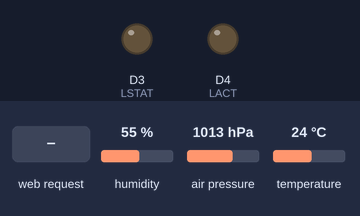
This sketch was run on a simulated ESP8266 (NodeMCU). On the bench: output pins drawn as LEDs (lit = HIGH). Wiring (inferred from the names in the program): BME280 sensor at I2C address 0x76. Dashed ring = blinking. The test bench sets the inputs (shaded band); at power-on: humidity 55 %, air pressure 1013 hPa, temperature 24 °C. WiFi joins after 1.5 s; servers stay silent unless stated; what the sketch prints to the serial monitor is not drawn.

Above: at 0.0 s.
At 4.76 s:
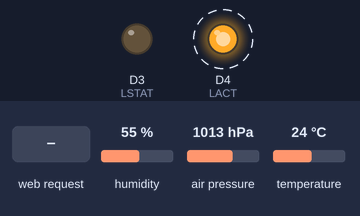
4.8 s: HTTP request GET / received
Timing chart, 0 to 13.8 s (numbered marks = the images above; inputs shaded):
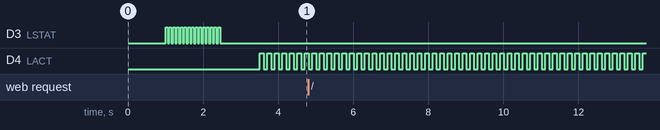

The sketch:

green_house.ino
```cpp
#include <ESP8266WiFi.h> // Wifi
#include <ESP8266WebServer.h> // HTTP web server
#include "slaves.h"
#include "slave.h"
#include "bme280.h"
#include "log.h"

#define NET_NAME "***"
#define NET_PASS "***"

#define LSTAT D3 // Status LED (Extern LED)
#define LACT D4 // Activity LED (Blue chip LED)

#define BAUD 115200
#define SERVER_PORT 80

ESP8266WebServer server(SERVER_PORT);
Bme280 *dev;

void setup() {

  delay(1000);

  Serial.begin(BAUD);
  pinMode(LSTAT, OUTPUT);
  pinMode(LACT, OUTPUT);

  Serial.println("");
  Serial.println("Connecting to wifi...");
  WiFi.begin(NET_NAME, NET_PASS);
  Serial.print("Waitning for connection");

  int timeout = 100;
  while(WiFi.status() != WL_CONNECTED){
    digitalWrite(LSTAT, HIGH);
    delay(50);
    digitalWrite(LSTAT, LOW);
    delay(50);
    Serial.print(".");
    if(!timeout--) {
      ESP.restart();
    }
  }

  Serial.println("");
  Serial.print("Connected with IP: ");
  Serial.print(WiFi.localIP());
  Serial.println("");

  server.on("/", web_main);

  server.begin();

  info("Init I2C communication...");
  int num_slaves = 0;
  dev = slaves_init(&num_slaves);
}

void loop() {
  digitalWrite(LACT, HIGH);
  delay(100);
  digitalWrite(LACT, LOW);
  delay(100);
  server.handleClient();
}

void web_main() {
  info("Client request");
  int t;
  slaves_read_weather(dev, &t, NULL, NULL);
  int buf_len = 1024;
  char buf[buf_len];
  snprintf(buf, buf_len,
    "<html>"
      "<head>"
        "<title>ESP8266 weather station - Green House</title>"
        "<style>"
          ".content {border:1px solid #000; padding:20px; width: 100%; margin: 20px;}"
         "</style>"
       "</head>"
      "<body>"
        "<div class='content'>Temperature: %d.%d&deg;C</div>"
      "</body>"
     "</html>",
     t/100, t%100);

  server.send(200, "text/html", buf);
}
```

bme280.cpp
```cpp
#include "bme280.h"

/*
 * Helper methods for the BME280 weather sensor chip
 */


/*
 * Set the i2c address of the device
 */
void Bme280::set_addr(uint8_t addr) {
  i2c_addr = addr;
}


/*
 * Set the i2c address of the device
 */
uint8_t Bme280::get_addr() {
  return i2c_addr;
}

/*
 * During power-on-reset the calibration data is copied
 * to the non volatile memory.
 *
 * Returns:
 * True - No copy is currently performed
 * False - Data is currently being copied
 */
bool Bme280::nvm_ready(uint8_t status) {
  return BME280_STATUS_NVM_READY(status);
}


/*
 * Get the config register byte
 *
 * Arguments:
 * - sleep: Sleep time in normal mode (000-111 see datasheet)
 * - filter: IIR filter time constant (000-100 see datasheet)
 * - NOT IMPLEMENTED: spi3w_en, enable 3 wire SPI
 */
uint8_t Bme280::build_config(uint8_t sleep, uint8_t filter) {
  uint8_t spi3w_en = 0;
  return sleep<<5 | filter<<2 | spi3w_en;
}


/*
 * Set the mode and oversampling for pressure and temperature
 *
 * If IIR is used both temperature and pressure is 20 bit otherwise
 * given by 16 + (osrs - 1), eg an oversampling of 3 results in 18 bit precision
 *
 * Arguments:
 * - osrs_t: Oversampling for temperature readings (000-101 see datasheet)
 * - osrs_p: Oversampling for pressure readings (000-101 see datasheet)
 * - mode: Chip mode (00 - sleep mode, 01 and 10 - forced mode, 11 - normal mode)
 */
uint8_t Bme280::build_ctrl_meas(uint8_t osrs_t, uint8_t osrs_p, uint8_t mode) {
  return osrs_t<<5 | osrs_p<<2 | mode;
}


/*
 * Set the oversampling for humidity readings to reduce noise
 *
 * Arguments:
 * - osrs_h: Oversampling for temperature readings (000-101 see datasheet)
 */
uint8_t Bme280::build_ctrl_hum(uint8_t osrs_h) {
  return osrs_h;
}


/*
 * Calculates the calibration values from raw BME280-NVM values
 *
 * Data is located in 0x88-0xA1 (26 bytes) and 0xE1 to 0xF0 (16 bytes)
 * All 42 bytes is assumed to be located continiusly from 0 to 41
 *
 * Arguments:
 * - raw_data: 42 byte array with raw data
 *
 */
void Bme280::set_calibration(uint8_t *data) {
  dig_T1 = ((uint16_t)data[1]<<8) + data[0];
  dig_T2 = (int16_t)(((uint16_t)data[3]<<8) + data[2]);
  dig_T3 = (int16_t)(((uint16_t)data[5]<<8) + data[4]);
}


/*
 * Calculates the temperature in centi degrees, ie. 5123 represents 51.23 degrees
 *
 * Arguments:
 * - adc_t: The ADC temperature value from a bme280 sensor
 *
 * Returns:
 * Temperature in centi degrees
 */
int32_t Bme280::temperature(uint32_t adc_t) {
  int32_t var1, var2;
  adc_t >>= 4; // Shift down to 20-bit resulution
  var1 = ((((adc_t>>3) - ((int32_t)dig_T1<<1))) * ((int32_t)dig_T2)) >> 11;
  var2  = (((((adc_t>>4) - ((int32_t)dig_T1)) * \
          ((adc_t>>4) - ((int32_t)dig_T1))) >> 12) * ((int32_t)dig_T3)) >> 14;
  tfine = var1 + var2; // Save for pressure compensation later on
  return (tfine * 5 + 128) >> 8;
}
```

bme280.h
```cpp
#ifndef __BME280_H
#define __BME280_H

#include <Arduino.h>

// Chip register addresses
#define BME280_REG_ID ((uint8_t)0xD0)
#define BME280_REG_DATA_START ((uint8_t)0xF7)
#define BME280_REG_CALIB_0_25_START ((uint8_t)0x88)
#define BME280_REG_CALIB_26_41_START ((uint8_t)0xE1)
#define BME280_REG_STATUS ((uint8_t)0xF3)
#define BME280_REG_RESET ((uint8_t)0xE0)
#define BME280_REG_CONFIG ((uint8_t)0xF5)
#define BME280_REG_CTRL_MEAS ((uint8_t)0xF4)
#define BME280_REG_CTRL_HUM ((uint8_t)0xF2)

// Data length
#define BME280_PRESS_LEN 3
#define BME280_TEMP_LEN 3
#define BME280_HUM_LEN 2

// Flags
#define BME280_STATUS_NVM_READY(a) (!(a & 0x01))

class Bme280{

  public:
   /*
     * Set the i2c address of the device
     */
    void set_addr(uint8_t addr);


    /*
     * Set the i2c address of the device
     */
    uint8_t get_addr();

    /*
     * During power-on-reset the calibration data is copied
     * to the non volatile memory.
     *
     * Returns:
     * True - No copy is currently performed
     * False - Data is currently being copied
     */
    bool nvm_ready(uint8_t status);

    /*
     * Get the config register byte
     *
     * Arguments:
     * - sleep: Sleep time in normal mode (000-111 see datasheet)
     * - filter: IIR filter time constant (000-100 see datasheet)
     * - NOT IMPLEMENTED: spi3w_en, enable 3 wire SPI
     */
    uint8_t build_config(uint8_t sleep, uint8_t filter);


    /*
     * Set the mode and oversampling for pressure and temperature
     *
     * If IIR is used both temperature and pressure is 20 bit otherwise
     * given by 16 + (osrs - 1), eg an oversampling of 3 results in 18 bit precision
     *
     * Arguments:
     * - osrs_t: Oversampling for temperature readings (000-101 see datasheet)
     * - osrs_p: Oversampling for pressure readings (000-101 see datasheet)
     * - mode: Chip mode (00 - sleep mode, 01 and 10 - forced mode, 11 - normal mode)
     */
    uint8_t build_ctrl_meas(uint8_t osrs_t, uint8_t osrs_p, uint8_t mode);


    /*
     * Set the oversampling for humidity readings to reduce noise
     *
     * Arguments:
     * - osrs_h: Oversampling for temperature readings (000-101 see datasheet)
     */
    uint8_t build_ctrl_hum(uint8_t osrs_h);


    /*
     * Calculates the calibration values from raw BME280-NVM values
     *
     * Arguments:
     * - raw_data: 15 byte array with raw data
     *
     */
     void set_calibration(uint8_t *data);


    /*
     * Calculates the temperature in centdegrees, ie. 5123 represents 51.23 degrees
     *
     * Arguments:
     * - dev: The bme280 struct containing the calibration parameters
     * - adc_t: The ADC temperature value from a bme280 sensor
     *
     * Returns:
     * Temperature in centi degrees
     */
    int32_t temperature(uint32_t adc_t);

  private:
    uint8_t i2c_addr;

    uint8_t calib_raw[15];
    int32_t tfine;
    uint16_t dig_T1;
    int16_t dig_T2;
    int16_t dig_T3;
};

#endif
```

log.cpp
```cpp
#include "log.h"

static char log_fatal[10];

void info(char *msg) {
  Serial.print(log_fatal);
  Serial.println(msg);
}

void err(char *msg) {
  Serial.print(log_fatal);
  Serial.print("ERROR: ");
  Serial.println(msg);
}

void fatal(char *msg) {
  Serial.print(log_fatal);
  snprintf(log_fatal, 10, "FATAL -- ");
  Serial.print("FATAL ERROR: ");
  Serial.println(msg);
}
```

log.h
```cpp
#ifndef __LOG_H
#define __LOG_H

#include <Arduino.h>

void info(char *msg);
void err(char *msg);
void fatal(char *msg);

#endif
```

slave.h
```cpp
#ifndef __SLAVE_H
#define __SLAVE_H

enum slave_type
{
  TYPE_UNKNOWN = 0,
  TYPE_BME280
};

struct slave {
  void *object;
  enum slave_type type;
  String description;
};

#endif
```

slaves.cpp
```cpp
#include <Wire.h>
#include "log.h"
#include "slaves.h"

/*
 *  Communication with slave devices over i2c.
 *
 *  Currently including:
 *  - one BME280 weather sensor (air pressure, temperature and humidity)
 *
  */

static bool init_WeatherSensor(Bme280 *dev);
static int read8(uint8_t i2c_addr, uint8_t reg_addr);
static void readX(uint8_t i2c_addr, uint8_t reg_addr, int len, uint8_t *data);
static void write8(uint8_t i2c_addr, uint8_t reg_addr, uint8_t data);


/*
 * Returns a list of slave objects initiated
 *
 * Modifies the num_slaves to the number of objects initiated
 *
 */
Bme280 *slaves_init(int *num_slaves) {
  Wire.begin(I2C_DATA, I2C_CLOCK);

  bool all_ok = true;

  Bme280 *bme = new Bme280;
  bme->set_addr(0x76);
  all_ok &= init_WeatherSensor(bme);
  // FIXME: Should return an array with slave structs
  //s[0].type = TYPE_BME280;
  //s[0].description = "Green House Weather Sensor";
  //s[0].object = bme;

  if(!all_ok)
    *num_slaves = 0;

  return bme;
}

bool slaves_read_weather(Bme280 *dev, int *temperature, int *humidity, int *pressure){
  uint8_t data[8];
  readX(dev->get_addr(), BME280_REG_DATA_START, 8, data);
  *temperature = (((((uint32_t)data[3])<<8) + data[4])<<8) + data[5]; // adc temperature
  *temperature = dev->temperature(*temperature); // Calc real temperature
  return true;
}

static bool init_WeatherSensor(Bme280 *dev) {
  // Make sure that the ID of BME280 is correct
  int id = read8(dev->get_addr(), BME280_REG_ID);
  if (id != 0x60) {
    char buf[255];
    snprintf(buf, 255,
      "Expected BME280 ID to be 0x%02X, found 0x%02X",
      0x60,
      id);
      fatal(buf);
      return false;
  }

  // soft-reset device to make sure we're in a good state
  write8(dev->get_addr(), BME280_REG_RESET, 0xB6);

  // Wait for non volatile memory to be filled with calibration data
  // Datasheet does not specify time from POR to start of nvm copy.. Smaller possible?
  delay(1000);
  while(!dev->nvm_ready(read8(dev->get_addr(), BME280_REG_STATUS)))
    delay(100);

  // Read the calibration data
  uint8_t data[42];
  readX(dev->get_addr(), BME280_REG_CALIB_0_25_START, 26, data);
  readX(dev->get_addr(), BME280_REG_CALIB_26_41_START, 16, data+26);
  dev->set_calibration(data);

  // Set the mode and oversampling
  // Changes to ctrl_hum only goes active after a write to ctrl_meas
  write8(dev->get_addr(), BME280_REG_CONFIG, dev->build_config(6,0)); // 10mS sleep (if normal mode), Deactivate IIR-filter
  write8(dev->get_addr(), BME280_REG_CTRL_HUM, dev->build_ctrl_hum(1)); // oversampming x1
  write8(dev->get_addr(), BME280_REG_CTRL_MEAS, dev->build_ctrl_meas(1,1,3)); // oversampming x1, normal mode

  return true;
}

static int read8(uint8_t i2c_addr, uint8_t reg_addr) {
  Wire.beginTransmission(i2c_addr);
  Wire.write(reg_addr);
  Wire.endTransmission();
  Wire.requestFrom(i2c_addr, (byte)1);
  return Wire.read();
}

static void readX(uint8_t i2c_addr, uint8_t reg_addr, int len, uint8_t *data) {
  Wire.beginTransmission(i2c_addr);
  Wire.write(reg_addr);
  Wire.endTransmission();
  Wire.requestFrom(i2c_addr, (byte)len);
  for(int i=0; i<len; i++) {
    data[i] = Wire.read();
  }
}

static void write8(uint8_t i2c_addr, uint8_t reg_addr, uint8_t data) {
  Wire.beginTransmission(i2c_addr);
  Wire.write(reg_addr);
  Wire.write(data);
  Wire.endTransmission();
}
```

slaves.h
```cpp
#ifndef __SLAVES_H
#define __SLAVES_H

#include <Arduino.h>
#include "bme280.h"
#include "slave.h"

#define I2C_DATA D2
#define I2C_CLOCK D1

Bme280 *slaves_init(int *num_slaves);
bool slaves_read_weather(Bme280 *dev, int *temperature, int *humidity, int *pressure);

#endif
```

Measured:
- by itself, D4 (LACT): alternates HIGH for 0.10 s and LOW for 0.10 s
